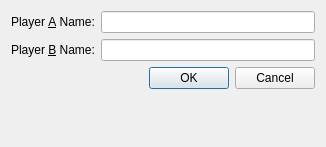
<?xml version="1.0" encoding="UTF-8"?>
<ui version="4.0">
 <class>ConfigurationDialog</class>
 <widget class="QDialog" name="ConfigurationDialog">
  <property name="geometry">
   <rect>
    <x>0</x>
    <y>0</y>
    <width>326</width>
    <height>147</height>
   </rect>
  </property>
  <property name="windowTitle">
   <string>Dialog</string>
  </property>
  <layout class="QFormLayout" name="formLayout">
   <item row="0" column="0">
    <widget class="QLabel" name="label">
     <property name="text">
      <string>Player &amp;A Name:</string>
     </property>
     <property name="buddy">
      <cstring>player1Name</cstring>
     </property>
    </widget>
   </item>
   <item row="0" column="1">
    <widget class="QLineEdit" name="player1Name"/>
   </item>
   <item row="1" column="0">
    <widget class="QLabel" name="label_2">
     <property name="text">
      <string>Player &amp;B Name:</string>
     </property>
     <property name="buddy">
      <cstring>player2Name</cstring>
     </property>
    </widget>
   </item>
   <item row="1" column="1">
    <widget class="QLineEdit" name="player2Name"/>
   </item>
   <item row="2" column="0" colspan="2">
    <widget class="QDialogButtonBox" name="buttonBox">
     <property name="orientation">
      <enum>Qt::Horizontal</enum>
     </property>
     <property name="standardButtons">
      <set>QDialogButtonBox::Cancel|QDialogButtonBox::Ok</set>
     </property>
    </widget>
   </item>
  </layout>
 </widget>
 <tabstops>
  <tabstop>player1Name</tabstop>
  <tabstop>player2Name</tabstop>
 </tabstops>
 <resources/>
 <connections>
  <connection>
   <sender>buttonBox</sender>
   <signal>accepted()</signal>
   <receiver>ConfigurationDialog</receiver>
   <slot>accept()</slot>
   <hints>
    <hint type="sourcelabel">
     <x>227</x>
     <y>81</y>
    </hint>
    <hint type="destinationlabel">
     <x>157</x>
     <y>106</y>
    </hint>
   </hints>
  </connection>
  <connection>
   <sender>buttonBox</sender>
   <signal>rejected()</signal>
   <receiver>ConfigurationDialog</receiver>
   <slot>reject()</slot>
   <hints>
    <hint type="sourcelabel">
     <x>295</x>
     <y>87</y>
    </hint>
    <hint type="destinationlabel">
     <x>286</x>
     <y>106</y>
    </hint>
   </hints>
  </connection>
 </connections>
 <slots>
  <slot>updateOKButtonState()</slot>
 </slots>
</ui>
